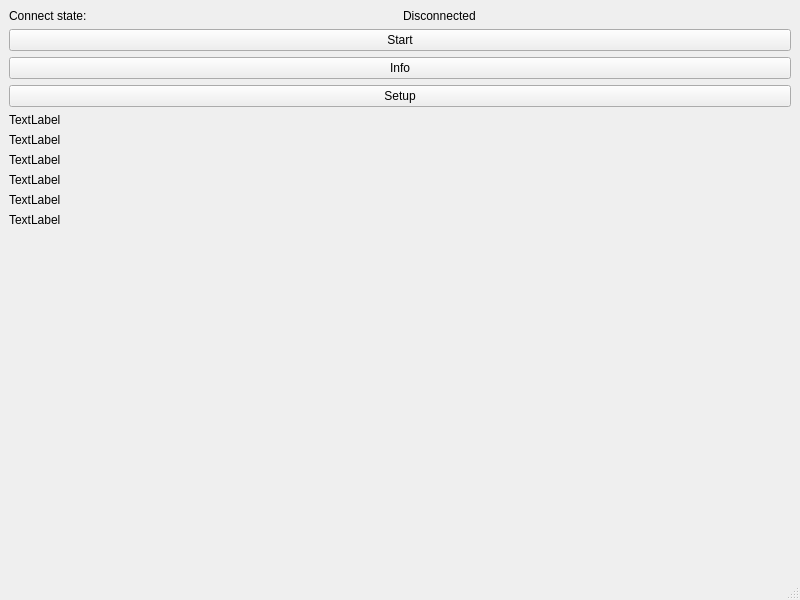
<?xml version="1.0" encoding="UTF-8"?>
<ui version="4.0">
 <class>MainWindow</class>
 <widget class="QMainWindow" name="MainWindow">
  <property name="geometry">
   <rect>
    <x>0</x>
    <y>0</y>
    <width>800</width>
    <height>600</height>
   </rect>
  </property>
  <property name="windowTitle">
   <string>MainWindow</string>
  </property>
  <widget class="QWidget" name="centralwidget">
   <layout class="QVBoxLayout" name="verticalLayout">
    <item>
     <layout class="QHBoxLayout" name="horizontalLayout">
      <item>
       <widget class="QLabel" name="label">
        <property name="text">
         <string>Connect state:</string>
        </property>
       </widget>
      </item>
      <item>
       <widget class="QLabel" name="ConnectState">
        <property name="text">
         <string>Disconnected</string>
        </property>
       </widget>
      </item>
     </layout>
    </item>
    <item>
     <widget class="QPushButton" name="StartButton">
      <property name="text">
       <string>Start</string>
      </property>
      <property name="checkable">
       <bool>true</bool>
      </property>
     </widget>
    </item>
    <item>
     <widget class="QPushButton" name="InfoButton">
      <property name="text">
       <string>Info</string>
      </property>
     </widget>
    </item>
    <item>
     <widget class="QPushButton" name="SetupButton">
      <property name="text">
       <string>Setup</string>
      </property>
     </widget>
    </item>
    <item>
     <layout class="QVBoxLayout" name="verticalLayout_2">
      <item>
       <widget class="QLabel" name="latitude">
        <property name="text">
         <string>TextLabel</string>
        </property>
       </widget>
      </item>
      <item>
       <widget class="QLabel" name="longitude">
        <property name="text">
         <string>TextLabel</string>
        </property>
       </widget>
      </item>
      <item>
       <widget class="QLabel" name="cog">
        <property name="text">
         <string>TextLabel</string>
        </property>
       </widget>
      </item>
      <item>
       <widget class="QLabel" name="speed">
        <property name="text">
         <string>TextLabel</string>
        </property>
       </widget>
      </item>
      <item>
       <widget class="QLabel" name="rece">
        <property name="text">
         <string>TextLabel</string>
        </property>
       </widget>
      </item>
      <item>
       <widget class="QLabel" name="timest">
        <property name="text">
         <string>TextLabel</string>
        </property>
       </widget>
      </item>
     </layout>
    </item>
    <item>
     <spacer name="verticalSpacer">
      <property name="orientation">
       <enum>Qt::Vertical</enum>
      </property>
      <property name="sizeHint" stdset="0">
       <size>
        <width>20</width>
        <height>40</height>
       </size>
      </property>
     </spacer>
    </item>
   </layout>
  </widget>
  <widget class="QMenuBar" name="menubar">
   <property name="geometry">
    <rect>
     <x>0</x>
     <y>0</y>
     <width>800</width>
     <height>22</height>
    </rect>
   </property>
  </widget>
  <widget class="QStatusBar" name="statusbar"/>
 </widget>
 <resources/>
 <connections/>
</ui>
